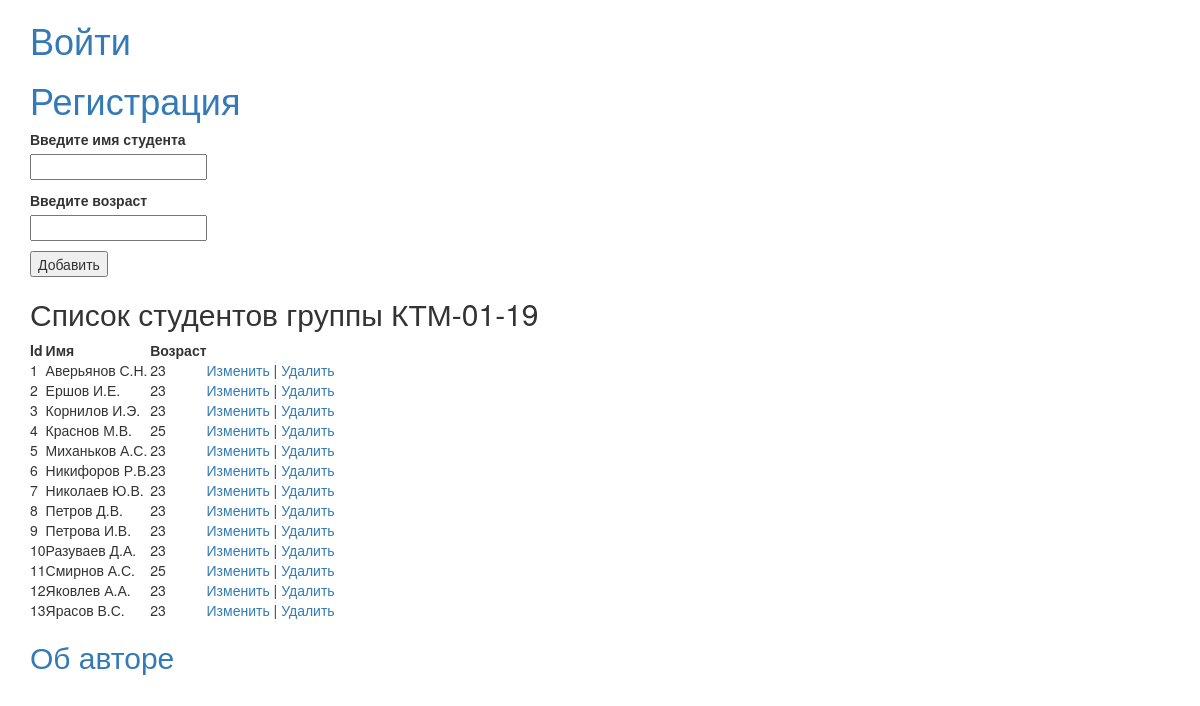
The page / on the database its author committed.
### firstapp/models.py (models this page shows)
class Person(models.Model):
    name = models.CharField(max_length=100)
    age = models.IntegerField()

### firstapp/views.py (the view)
# urls.py: path('', views.index),
def index(request):
    people = Person.objects.all()
    return render(request, "index.html", {"people": people})

### templates/index.html (shortened to what this page needs)
<!DOCTYPE html>
<html>
<head>
    <link rel="stylesheet" href="//maxcdn.bootstrapcdn.com/bootstrap/3.2.0/css/bootstrap.min.css">
    <link rel="stylesheet" href="//maxcdn.bootstrapcdn.com/bootstrap/3.2.0/css/bootstrap-theme.min.css">
</head>
<body class="container">
	<h1><a href="login">Войти</a></h1>
	<h1><a href="register">Регистрация</a></h1>
    <form method="POST" action="create/">
        <p>
            <label>Введите имя студента</label><br>
            <input type="text" name="name" required />
        </p>
        <p>
            <label>Введите возраст</label><br>
            <input type="number" name="age" required />
        </p>
        <input type="submit" value="Добавить" >
    </form>
    {% if people.count > 0 %}
    <h2>Список студентов группы КТМ-01-19</h2>
    <table>
        <thead><th>Id</th><th>Имя</th><th>Возраст</th><th></th></thead>
        {% for person in people %}
        <tr>
            <td>{{ person.id }}</td>
            <td>{{ person.name }}</td>
            <td>{{ person.age }}</td>
            <td><a href="edit/{{person.id}}">Изменить</a> | <a href="delete/{{person.id}}">Удалить</a></td>
        </tr>
        {% endfor %}
    </table>
    {% endif %}
    <h2><a href="about">Об авторе</a></h2>
</body>
</html>

### rows shown on the page
Person: id "1", name "Аверьянов С.Н.", age "23"
Person: id "2", name "Ершов И.Е.", age "23"
Person: id "3", name "Корнилов И.Э.", age "23"
Person: id "4", name "Краснов М.В.", age "25"
Person: id "5", name "Миханьков А.С.", age "23"
Person: id "6", name "Никифоров Р.В.", age "23"
Person: id "7", name "Николаев Ю.В.", age "23"
Person: id "8", name "Петров Д.В.", age "23"
Person: id "9", name "Петрова И.В.", age "23"
Person: id "10", name "Разуваев Д.А.", age "23"
Person: id "11", name "Смирнов А.С.", age "25"
Person: id "12", name "Яковлев А.А.", age "23"
Person: id "13", name "Ярасов В.С.", age "23"
